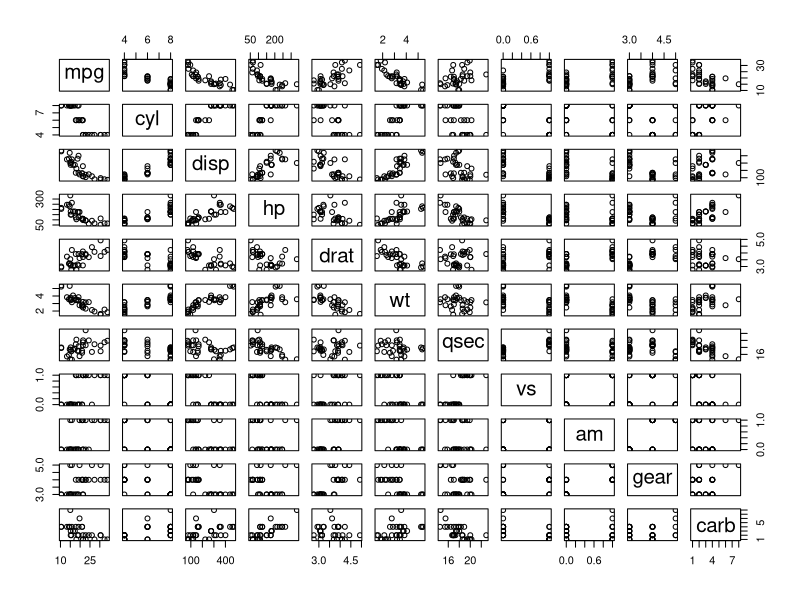
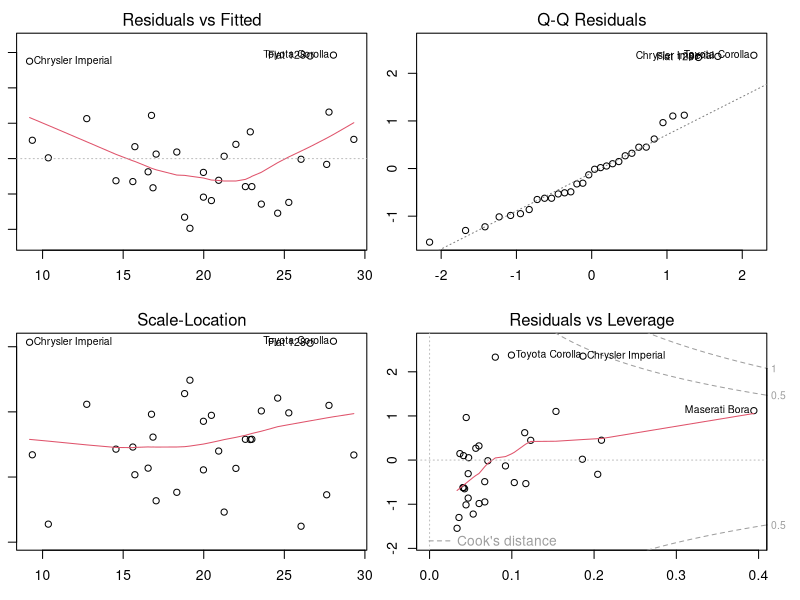

Here is the R script that generated these plots, in order:
## ---- chunk 1
summary(lm(mpg ~ wt + hp, data=mtcars))$coeff
## ---- chunk 2
summary(lm(mpg ~ wt + hp, data=mtcars))$r.squared
## ---- chunk 3
pairs(mtcars)
## ---- chunk 4
summary(lm(mpg ~ factor(am), data=mtcars))$coeff
summary(lm(mpg ~ wt, data=mtcars))$coeff
summary(lm(mpg ~ hp, data=mtcars))$coeff
## ---- chunk 5
summary(lm(mpg ~ wt + hp, data=mtcars))$coeff
## ---- chunk 6
fit1 <- lm(mpg ~ wt, data=mtcars)
fit2 <- lm(mpg ~ wt + hp, data=mtcars)
fit3 <- lm(mpg ~ wt + hp + factor(am), data=mtcars)
anova(fit1, fit2, fit3)
## ---- chunk 7
fit2 <- lm(mpg ~ wt + hp, data=mtcars)
par(mfrow = c(2,2), mar = c(3,1,2,2))
plot(fit2)
